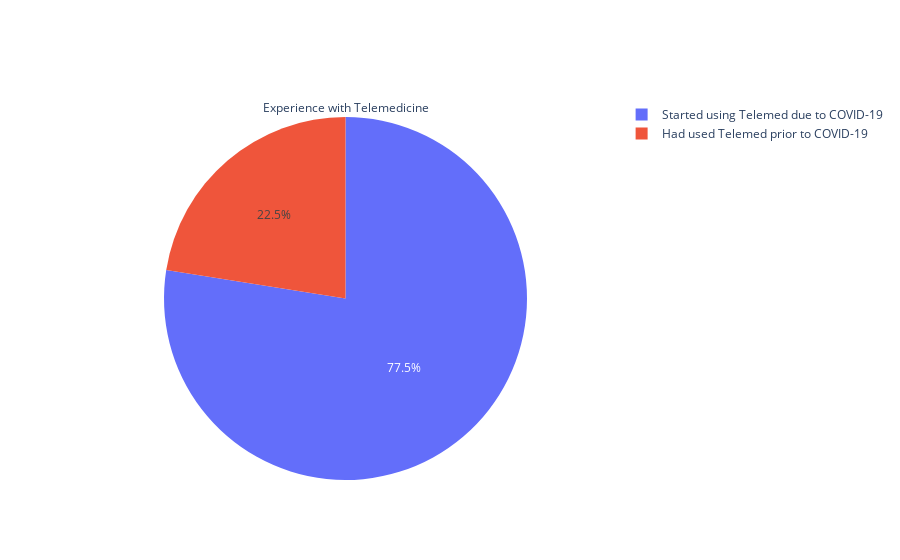

Notebook code cell kept with this figure:
### Markdown cell above
### Q2 - What's your experience with telemedicine during the COVID Pandemic?

### Code cell
# Q2 - What's your experience with telemedicine during the COVID Pandemic?
# Descriptive States and Graphs

df_q2 = pd.crosstab(index = df.Experience_telemed, columns="count").reset_index()
df_q2['percent'] = round((df_q2['count'] / df_q2['count'].sum()) * 100,1)
print(df_q2)

fig = go.Figure(data=[go.Pie(labels=df_q2.Experience_telemed, values=df_q2.percent,
                            title='Experience with Telemedicine')])
fig.show()

### Figure 1 — Plotly figure (JSON) as saved in the notebook; plotly's stock layout.template omitted (floating-point values rounded to 4 significant figures)
{"data": [{"labels": ["Had used Telemed prior to COVID-19", "Started using Telemed due to COVID-19"], "title": {"text": "Experience with Telemedicine"}, "type": "pie", "values": [22.5, 77.5]}], "layout": {}}
